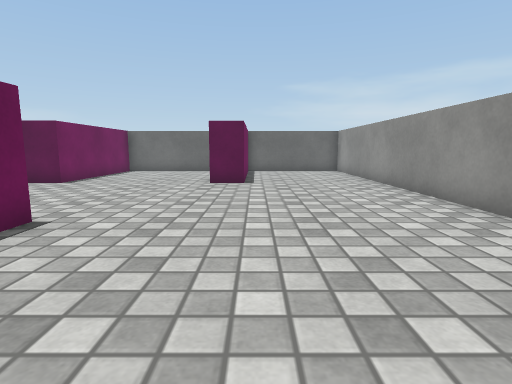
[1] (above)

12 first-person views from a walk through a 3-D level made in the Unity game engine. The camera is 0.55 m above the floor, tilts 8° down and sees 80° across. The floor is counted in squares, 0.5 m on a side. Each view is taken from the middle of a square. On the plan, view 1 faces up. The plan holds only what a view shows up to about 12 squares ahead; the rest is blank. The player is left out. Surface patterns are stand-ins for the level's own textures.

[2]
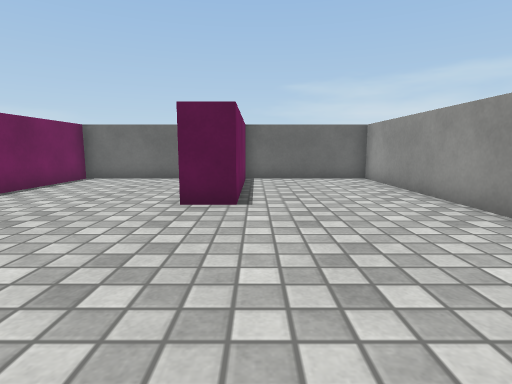

[3]
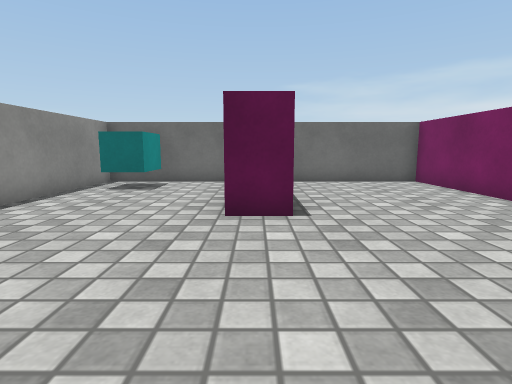

[4]
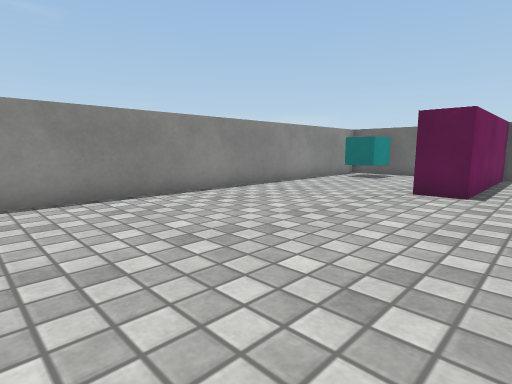

[5]
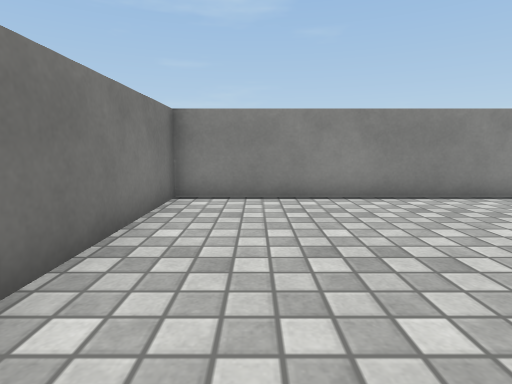

[6]
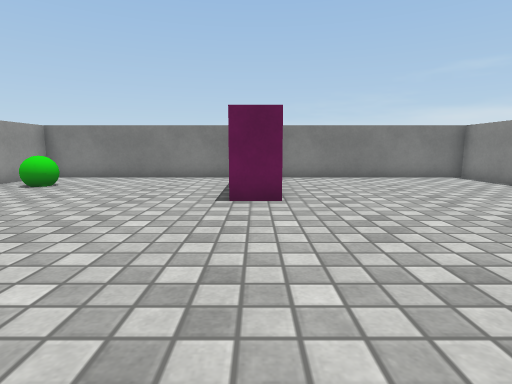

[7]
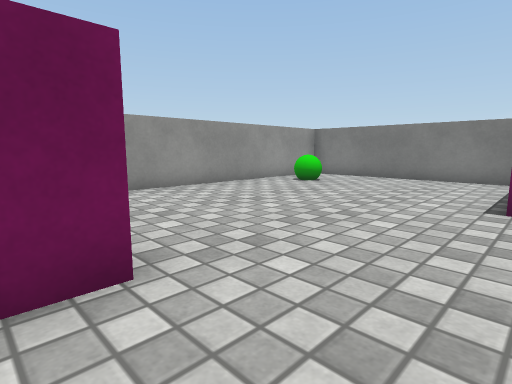

[8]
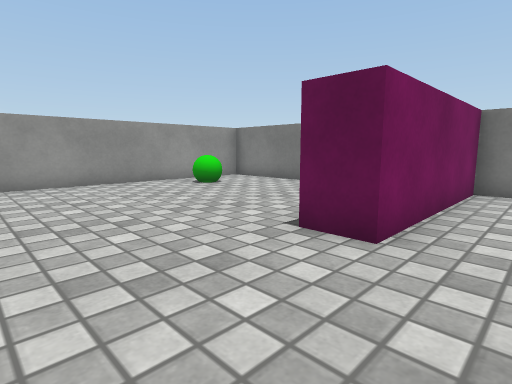

[9]
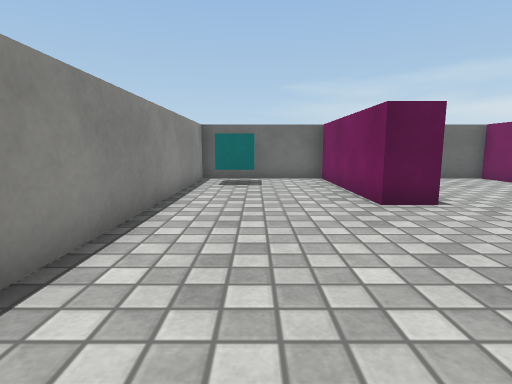

[10]
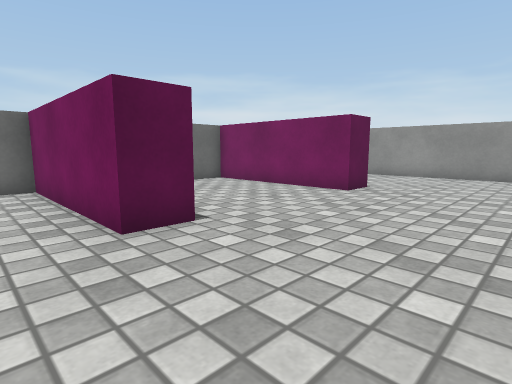

[11]
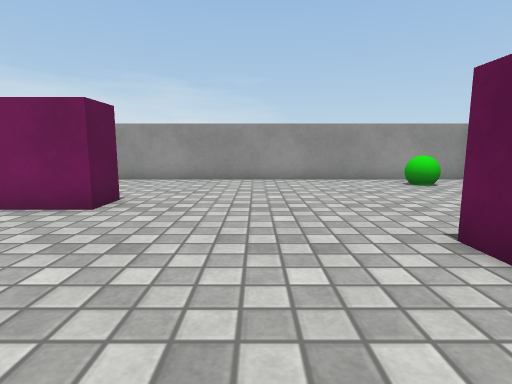

[12]
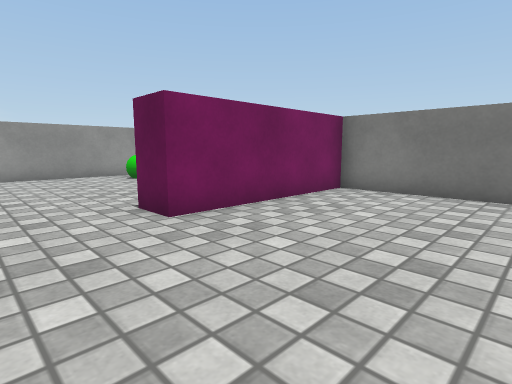

### Floor plan
Points are (right, up) in squares from view 1. A wall is a line through its corners. A room is listed if a view was taken in it or the views show most of it. See-through windows are left out.
Room 1 (views 1, 2, 3, 4, 5, 6, 7, 8, 9, 10, 11, 12)
walls: (-3, -0.9) (4.1, -0.9) (4.1, 15.4) (-0.4, 15.4) (-0.4, 10) (-1.5, 10) (-1.5, 15.4) (-6.4, 15.4) (-6.4, 10) (-7.5, 10) (-7.5, 15.4) (-12, 15.4) (-12, -0.9) (-4.6, -0.9) (-4.6, 4.6) (-3.4, 4.6) (-3.4, 4)
objects: cyan block (-11, 14) to (-10, 14); green ball (2, 1) to (3, 2)

Positions as (right, up) in squares from view 1, and headings:
1: (0, 0), facing up
2: (0, 4), facing up
3: (-7, 5), facing up
4: (-5, 2), facing up-left
5: (-5, 1), facing left
6: (-4, 11), facing down
7: (-4, 11), facing down-right
8: (-6, 8), facing down-right
9: (-10, 4), facing up
10: (-9, 6), facing up-right
11: (-7, 7), facing right
12: (-9, 7), facing down-right
